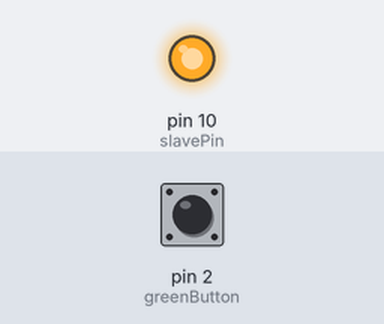
Simulated run of this sketch. Board: Arduino Uno, built with avr-gcc and run on an emulated ATmega328P. Shown: output pins drawn as LEDs (lit = HIGH). The test bench sets the inputs (shaded band); at power-on: pin 2 (greenButton) HIGH.

Above: at 1.2 s.
1.3 s: pin 2 (greenButton) pulled LOW for 0.15 s
At 2.8 s:
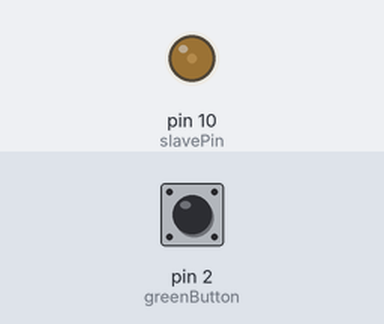
Timing chart, 0 to 4.3 s (numbered marks = the images above; inputs shaded):
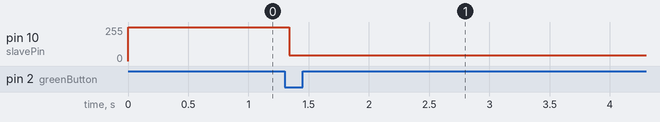

The sketch:

masterMCUCodeArduinoMega.ino
```cpp
// EE4390 EE Design I and EE4391 EE Design II
// Date created: January 25, 2016
// Programmer One: David S Vasquez
// Programmer Two: Geovanni Hernandez
// Programmer Three: Jorge Villalobos
// Programmer Four: Eric Foote

// Information: This program is being used to test a push button, the action
// of pressing the push button should enable the SPI transfer of data.

#include <SPI.h>

// This int variable will be used for the push button, Button1
// corresponds to 'send' button.
int greenButton = 2;
// int redButton = 3;

// This is the slave select pin.
const int slavePin = 10;

// The 'green push-button' will switch the state.
bool toggle_on = false;

// The 'red push-button' will switch the state.
// bool toggle_off = false;

// These integer variables are used for important SPI communications.
int masterGreen = 7;
// int masterRed = 8;

void setup() {
  digitalWrite(slavePin, HIGH);
  SPI.begin();
  SPI.setClockDivider(SPI_CLOCK_DIV8);

  // This code initializes the push-button pin as an input.
  pinMode(greenButton, INPUT);
  // pinMode(redButton, INPUT);

  attachInterrupt(digitalPinToInterrupt(greenButton), pin_ISR1, FALLING);
  // attachInterrupt(digitalPinToInterrupt(redButton), pin_ISR2, FALLING);
}

// This function will send an integer value to slave board. In addition,
// the function will use a delay to wait for a response from the slave board.
int transferAndWait(const int masterCommand) {
  int slaveReply = SPI.transfer(masterCommand);

  delayMicroseconds(20);

  return slaveReply;
}

void loop() {
  if (toggle_on == true) {
    digitalWrite(slavePin, LOW);
    transferAndWait(masterGreen);
    digitalWrite(slavePin, HIGH);
  }

  /*if (toggle_off == true) {
    digitalWrite(slavePin, LOW);
    SPI.transfer(masterRed);
    digitalWrite(slavePin, HIGH);
  }*/
}

// This interrupt function is for the push button.
void pin_ISR1()
{
  static unsigned long last_interrupt_time1 = 0;

  // The 'millis' function returns the number of milliseconds since the
  // Arduino board began running the current program.
  unsigned long interrupt_time1 = millis();

  // After a certain amount of time, it will toggle on.
  if (interrupt_time1 - last_interrupt_time1 > 200)
  {
    toggle_on = true;
    last_interrupt_time1 = interrupt_time1;
  }
}

/*
void pin_ISR2()
{
   masterGreen = 0;

  static unsigned long last_interrupt_time2 = 0;

  // The 'millis' function returns the number of milliseconds since the
  // Arduino board began running the current program.
  unsigned long interrupt_time2 = millis();

  // After a certain amount of time, it will toggle on.
  if (interrupt_time2 - last_interrupt_time2 > 200)
  {
    toggle_off = true;
    last_interrupt_time2 = interrupt_time2;
  }
}*/
```

Measured:
- after the input at 1.3 s, pin 10 (slavePin): 255/255 → 44/255 at once
